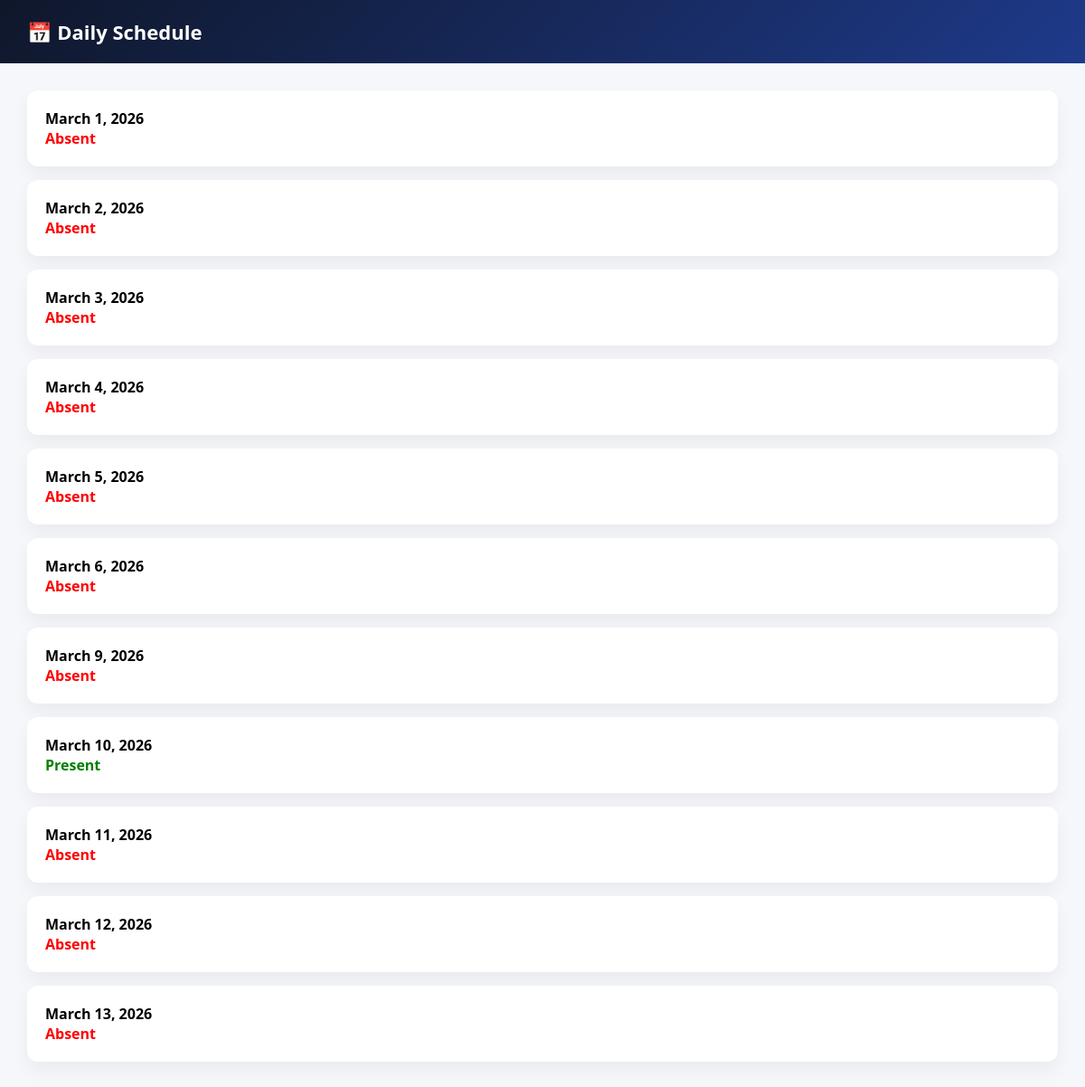
The app's page /schedule/ (signed in) with its own data.
### dashboard/models.py (models this page shows, shortened)
class Attendance(models.Model):
    user = models.ForeignKey(User, on_delete=models.CASCADE)
    date = models.DateField()
    status = models.CharField(max_length=10)  # Present / Absent

### dashboard/views.py (the view)
# urls.py: path('schedule/', views.schedule_page),
@login_required
def schedule_page(request):
    data = Attendance.objects.filter(user=request.user)
    return render(request, 'schedule.html', {'data': data})

### dashboard/templates/schedule.html (shortened to what this page needs)
<!DOCTYPE html>
<html lang="en">
<head>
</head>
<body>
<div class="banner">📅 Daily Schedule</div>
<div class="container">
{% for i in data %}
<div class="card">
    <div class="date">{{ i.date }}</div>
    {% if i.status == "Present" %}
        <div class="present">Present</div>
    {% else %}
        <div class="absent">Absent</div>
    {% endif %}
</div>
{% endfor %}
</div>
</body>
</html>

### dashboard/templates/schedule.html (style rules this page uses)
body { margin: 0; font-family: 'Segoe UI', sans-serif; background: #f5f7fb; }
.banner { background: linear-gradient(135deg, #0f172a, #1e3a8a); color: white; padding: 20px 30px; font-size: 22px; font-weight: bold; }
.container { padding: 30px; }
.card { background: white; padding: 20px; border-radius: 12px; margin-bottom: 15px; box-shadow: 0 10px 20px rgba(0,0,0,0.05); }
.date { font-weight: bold; }
.present { color: green; font-weight: bold; }
.absent { color: red; font-weight: bold; }

### records on screen
Attendance: date "March 1, 2026", status "Absent"
Attendance: date "March 2, 2026", status "Absent"
Attendance: date "March 3, 2026", status "Absent"
Attendance: date "March 4, 2026", status "Absent"
Attendance: date "March 5, 2026", status "Absent"
Attendance: date "March 6, 2026", status "Absent"
Attendance: date "March 9, 2026", status "Absent"
Attendance: date "March 10, 2026", status "Present"
Attendance: date "March 11, 2026", status "Absent"
Attendance: date "March 12, 2026", status "Absent"
Attendance: date "March 13, 2026", status "Absent"
